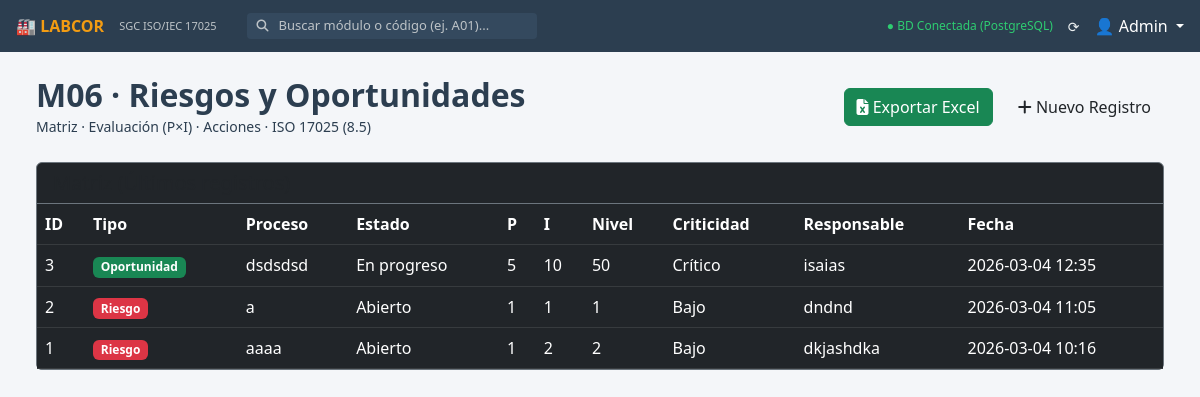
The page /m06/ on the database its author committed.
### m06_riesgos_oportunidades/models.py (models this page shows, shortened)
class RiesgoOportunidad(models.Model):
    TIPO_CHOICES = [
        ('Riesgo', 'Riesgo'),
        ('Oportunidad', 'Oportunidad')
    ]
    ESTADO_CHOICES = [
        ('Abierto', 'Abierto'),
        ('En progreso', 'En progreso'),
        ('Cerrado', 'Cerrado')
    ]
    proceso = models.CharField(max_length=200, verbose_name="Proceso")
    tipo = models.CharField(max_length=20, choices=TIPO_CHOICES, default='Riesgo')
    descripcion = models.TextField(verbose_name="Descripción")
    causa = models.TextField(blank=True, null=True)
    consecuencia = models.TextField(blank=True, null=True)
    control_actual = models.TextField(blank=True, null=True, verbose_name="Control Actual")
    accion_plan = models.TextField(blank=True, null=True, verbose_name="Acción Planificada")
    responsable = models.CharField(max_length=150, blank=True, null=True)
    fecha_objetivo = models.DateField(blank=True, null=True)
    estado = models.CharField(max_length=20, choices=ESTADO_CHOICES, default='Abierto')
    probabilidad = models.IntegerField(default=1, verbose_name="Probabilidad (1-5)")
    impacto = models.IntegerField(default=1, verbose_name="Impacto (1-5)")
    evidencia = models.TextField(blank=True, null=True)
    creado_por = models.CharField(max_length=100, blank=True, null=True)
    revisado_por = models.CharField(max_length=100, blank=True, null=True)
    fecha_registro = models.DateTimeField(auto_now_add=True)
    @property
    def nivel(self):
        return self.probabilidad * self.impacto
    @property
    def clasificacion(self):
        if self.nivel >= 16:
            return "Crítico"
        if self.nivel >= 9:
            return "Alto"
        if self.nivel >= 4:
            return "Medio"
        return "Bajo"

### m06_riesgos_oportunidades/views.py (the view)
# urls.py: path('', views.dashboard_m06, name='m06_dashboard'),
def dashboard_m06(request):
    registros = RiesgoOportunidad.objects.all().order_by('-fecha_registro')
    if request.method == 'POST':
        form = RiesgoOportunidadForm(request.POST)
        if form.is_valid():
            riesgo = form.save()
            firma_b64 = request.POST.get('firma_base64')
            firmante_nombre = request.POST.get('revisado_por') or riesgo.responsable or 'N/D'
            if firma_b64:
                format, imgstr = firma_b64.split(';base64,')
                ext = format.split('/')[-1]
                nombre_archivo = f"firma_m06_riesgo_{riesgo.id}.{ext}"
                data = ContentFile(base64.b64decode(imgstr), name=nombre_archivo)
                FirmaRiesgo.objects.create(
                    riesgo=riesgo,
                    nombre=firmante_nombre,
                    rol='Revisión/Aprobación',
                    firma_imagen=data
                )
            return redirect('m06_riesgos_oportunidades:m06_dashboard')
    else:
        form = RiesgoOportunidadForm(initial={'probabilidad': 1, 'impacto': 1})
    context = {
        'registros': registros,
        'form': form,
    }
    return render(request, 'm06_riesgos_oportunidades/dashboard.html', context)

### m06_riesgos_oportunidades/forms.py
class RiesgoOportunidadForm(forms.ModelForm):
    class Meta:
        model = RiesgoOportunidad
        fields = '__all__'
        widgets = {
            'fecha_objetivo': forms.DateInput(attrs={'type': 'date'}),
            'probabilidad': forms.NumberInput(attrs={'min': 1, 'max': 5}),
            'impacto': forms.NumberInput(attrs={'min': 1, 'max': 5}),
            'descripcion': forms.Textarea(attrs={'rows': 3}),
            'causa': forms.Textarea(attrs={'rows': 2}),
            'consecuencia': forms.Textarea(attrs={'rows': 2}),
            'control_actual': forms.Textarea(attrs={'rows': 2}),
            'accion_plan': forms.Textarea(attrs={'rows': 2}),
            'evidencia': forms.Textarea(attrs={'rows': 2}),
        }

### m06_riesgos_oportunidades/templates/m06_riesgos_oportunidades/dashboard.html (shortened to what this page needs)
{% extends 'base.html' %}
{% load static %}
{% block content %}
<div class="container-fluid">
    <div class="d-flex justify-content-between align-items-center mb-4">
        <div>
            <h2 class="fw-bold mb-0">M06 · Riesgos y Oportunidades</h2>
            <small class="text-muted-custom">Matriz · Evaluación (P×I) · Acciones · ISO 17025 (8.5)</small>
        </div>
        <div>
            <a href="{% url 'm06_riesgos_oportunidades:m06_exportar_excel' %}" class="btn btn-success me-2">
                <i class="fas fa-file-excel"></i> Exportar Excel
            </a>
            <button class="btn btn-primary-custom" data-bs-toggle="modal" data-bs-target="#modalNuevoRiesgo">
                <i class="fas fa-plus"></i> Nuevo Registro
            </button>
        </div>
    </div>
    <div class="card bg-dark border-secondary mb-4">
        <div class="card-header border-secondary">
            <h5 class="mb-0">Matriz (Últimos registros)</h5>
        </div>
        <div class="card-body p-0 table-responsive">
            <table class="table table-dark table-hover mb-0">
                <thead>
                    <tr>
                        <th>ID</th>
                        <th>Tipo</th>
                        <th>Proceso</th>
                        <th>Estado</th>
                        <th>P</th>
                        <th>I</th>
                        <th>Nivel</th>
                        <th>Criticidad</th>
                        <th>Responsable</th>
                        <th>Fecha</th>
                    </tr>
                </thead>
                <tbody>
                    {% for r in registros %}
                    <tr>
                        <td>{{ r.id }}</td>
                        <td><span class="badge {% if r.tipo == 'Riesgo' %}bg-danger{% else %}bg-success{% endif %}">{{ r.tipo }}</span></td>
                        <td>{{ r.proceso }}</td>
                        <td>{{ r.estado }}</td>
                        <td>{{ r.probabilidad }}</td>
                        <td>{{ r.impacto }}</td>
                        <td>{{ r.nivel }}</td>
                        <td>{{ r.clasificacion }}</td>
                        <td>{{ r.responsable }}</td>
                        <td>{{ r.fecha_registro|date:"Y-m-d H:i" }}</td>
                    </tr>
                    {% empty %}
                    <tr>
                        <td colspan="10" class="text-center text-muted py-4">No hay registros aún.</td>
                    </tr>
                    {% endfor %}
                </tbody>
            </table>
        </div>
    </div>
</div>
{% endblock %}

### templates/base.html (style rules this page uses)
:root { --bg-main: #f4f6f9; --bg-topbar: #2c3e50; --card-bg: #ffffff; --card-border: #dee2e6; --card-hover: #ebf5fb; --text-main: #2c3e50; }
body { background-color: var(--bg-main); color: var(--text-main); font-family: 'Segoe UI', system-ui, sans-serif; overflow-x: hidden; margin: 0; }

### rows shown on the page
RiesgoOportunidad: id "3", tipo "Oportunidad", proceso "dsdsdsd", estado "En progreso", probabilidad "5", impacto "10", nivel "50", clasificacion "Crítico", responsable "isaias", fecha_registro "2026-03-04 12:35"
RiesgoOportunidad: id "2", tipo "Riesgo", proceso "a", estado "Abierto", probabilidad "1", impacto "1", nivel "1", clasificacion "Bajo", responsable "dndnd", fecha_registro "2026-03-04 11:05"
RiesgoOportunidad: id "1", tipo "Riesgo", proceso "aaaa", estado "Abierto", probabilidad "1", impacto "2", nivel "2", clasificacion "Bajo", responsable "dkjashdka", fecha_registro "2026-03-04 10:16"

### other values the page prints
{{ user.username|default:"Admin" }} "Admin"
